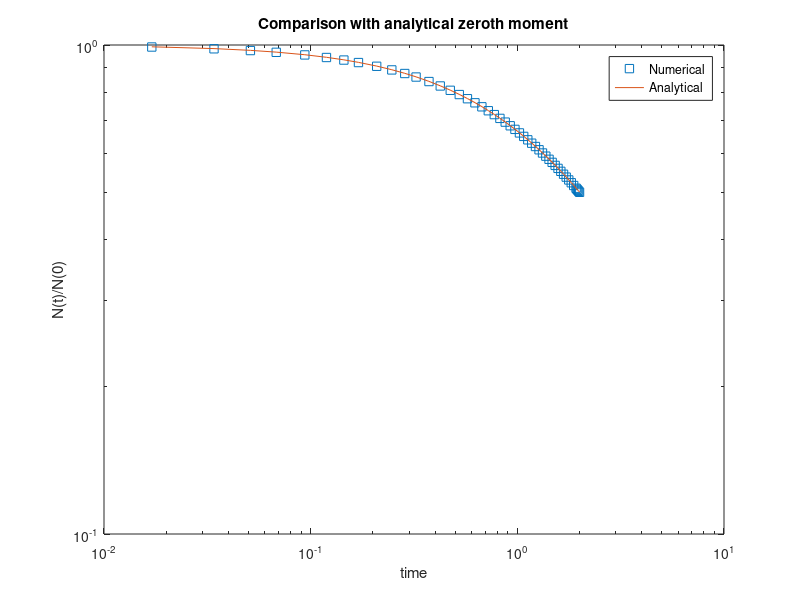
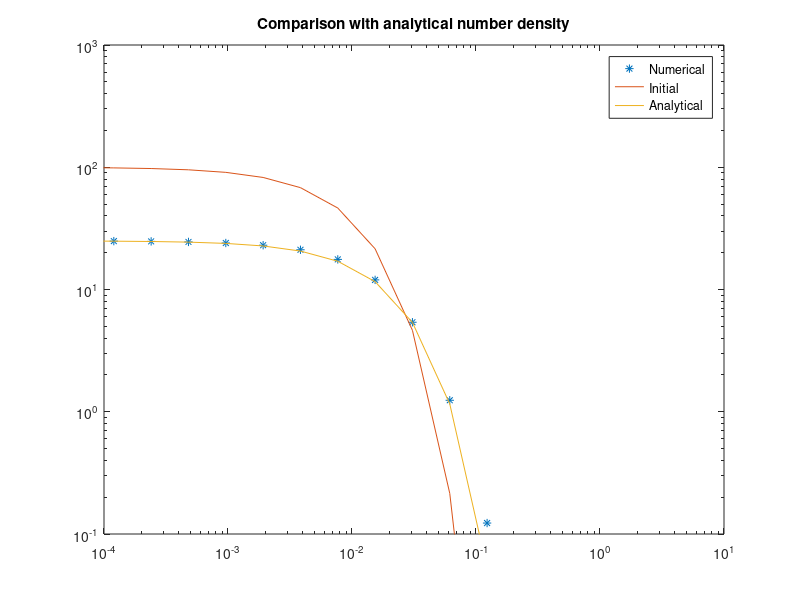

Write MATLAB code to recreate these figures, in order.
function [] = aggregation_code()
clear all;
close all;
clc;
% ======== User handle starts ==================
%% Initializing
v_max = 100.0; % Maximum size/volume
v_min =1e-5; % Minimum size/volume
r = 2; % Geometric ratio
v0 = 0.01; % Initial average size
N0 = 1; % Initial total number
tspan = [0 2]; % time span for integration
%% Generating discretized grid
disp('Creating the geometric grid..')
m = ceil(log(v_max/v_min)/log(r)); % No pivots
mv = m + 1; % Number of volume boundaries
vi = zeros(mv,1);
vi(1)=v_min;
for i=2:mv
vi(i)=vi(i-1)*r;
end
x=zeros(m,1); % Creating pivots
w=zeros(m,1); % Bin width
for i = 1:m
x(i) = (vi(i)+vi(i+1))/2;
w(i) = vi(i+1) - vi(i);
end

disp('Setting-up initial conditions...')
Ni0 = zeros(m,1);
for i = 1:m
Ni0(i) = N0*(exp(-vi(i)/v0)-exp(-vi(i+1)/v0));
end
%%
%% Aggregation Kernel
% Constant Kernel
a0 = 1.0;
%% ======== User handle Ends ==================
%% ======== \eta_ijk calculation ==============
% n(i,j,k) is contribution to ith pivot when
% particles on jth and kth pivot aggregate.
% For details see Kumar and Ramkrishna 1996
disp('Generating \eta_ijk..')
eta = zeros(m,m,m);
for j = 1:m
for k = j:m
v = x(j) + x(k);
for i = 1:m-1
if(v>x(i) && v<= x(i+1))
eta(i+1,j,k) = (v-x(i))/(x(i+1)-x(i));
eta(i,j,k)= (x(i+1)-v)/(x(i+1)-x(i));
break;
end
end
end
end
%% =============================================
%% solver
disp('Solving the ODE..')
tic
[t,N] = ode45(@pbe,tspan,Ni0);
toc
%%
%% ========= Discretized equations =============
function dN_dt = pbe(t,N)
dN_dt = zeros(m,1);
dgnl = eye(m); %This works as Kronecker delta
for i = 1:m
birth = 0;
for j = 1:m
for k = j:m
birth = birth + ...
(1-0.5*dgnl(j,k))*eta(i,j,k)*N(j)*N(k);
end
end
dN_dt(i) = - N(i)*sum(N)+ birth;
end
end
%% =============================================
%% Presentation of data
% Plotting and comparing zeroth moment. Closed
% form analytical expression is available for
% zeroth moment for constant kernel.
nt = size(t,1);
figure(1)
disp('Comparing zeroth moment with analytical.')
Ntol = sum(N,2);
loglog(t,Ntol,'s')
xlabel('time')
ylabel('N(t)/N(0)')
hold on
Ntot_ana = zeros(nt,1);
for i=1:nt
Ntot_ana(i) = 1/(1/N0+a0*t(i)/2);
end
loglog(t,Ntot_ana)
legend('Numerical','Analytical')
title('Comparison with analytical zeroth moment')
%
%% Plotting and comparing number density
figure(2)
% Convirt the Ni to density
numden=zeros(nt,m); % Numerical numberdensity
for i=1:nt
for j=1:m
numden(i,j) = N(i,j)/w(j);
end
end
% Plot numerical number density
loglog(x,numden(nt,:),'*')
axis([1e-4 1e1 1e-1 1e3])
hold on
% Calculate the analytical density.
% See Chakraborty and Kumar, Chemical
% Engineering Science 2007 for the
% expression and reference for the same.
anaden=zeros(nt,m);
for i =1:nt
tau = a0*N0*t(i);
for j=1:m
v=x(j);
sumn = 0;
for k=1:12
sumn = sumn + ...
((tau/(tau+2))^(k-1))*((v/v0)^(k-1))/factorial(k-1);
end
anaden(i,j)=(4*N0/((tau+2)^2))*(1/v0)*exp(-v/v0)*sumn;
end
end
% Plot the initial condition.
loglog(x,anaden(1,:))
% Plot the analytical number density
loglog(x,anaden(nt,:))
legend('Numerical','Initial','Analytical')
title('Comparison with analytical number density')
end